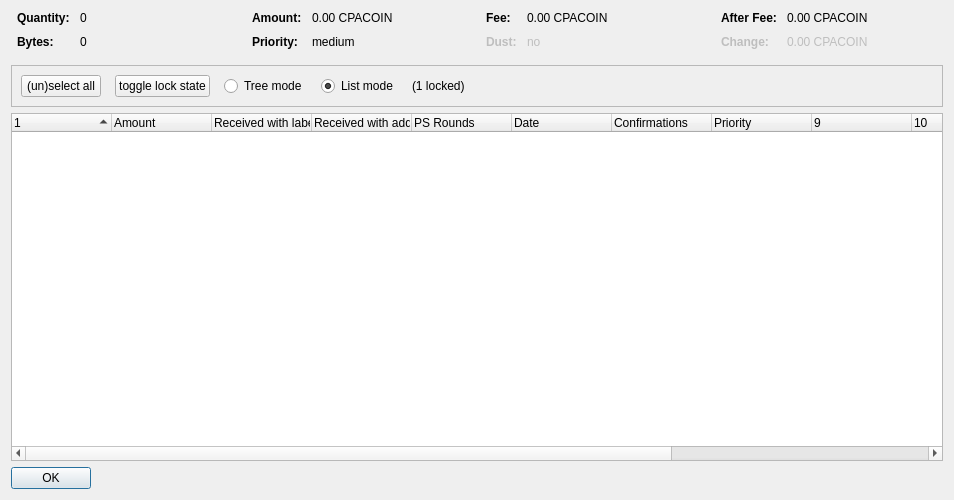
<?xml version="1.0" encoding="UTF-8"?>
<ui version="4.0">
 <class>CoinControlDialog</class>
 <widget class="QDialog" name="CoinControlDialog">
  <property name="geometry">
   <rect>
    <x>0</x>
    <y>0</y>
    <width>954</width>
    <height>500</height>
   </rect>
  </property>
  <property name="windowTitle">
   <string>Coin Selection</string>
  </property>
  <layout class="QVBoxLayout" name="verticalLayout">
   <item>
    <layout class="QHBoxLayout" name="horizontalLayoutTop" stretch="0,0,0,0">
     <property name="topMargin">
      <number>0</number>
     </property>
     <property name="bottomMargin">
      <number>10</number>
     </property>
     <item>
      <layout class="QFormLayout" name="formLayoutCoinControl1">
       <property name="horizontalSpacing">
        <number>10</number>
       </property>
       <property name="verticalSpacing">
        <number>10</number>
       </property>
       <property name="leftMargin">
        <number>6</number>
       </property>
       <property name="rightMargin">
        <number>6</number>
       </property>
       <item row="0" column="0">
        <widget class="QLabel" name="labelCoinControlQuantityText">
         <property name="font">
          <font>
           <weight>75</weight>
           <bold>true</bold>
          </font>
         </property>
         <property name="text">
          <string>Quantity:</string>
         </property>
        </widget>
       </item>
       <item row="0" column="1">
        <widget class="QLabel" name="labelCoinControlQuantity">
         <property name="cursor">
          <cursorShape>IBeamCursor</cursorShape>
         </property>
         <property name="contextMenuPolicy">
          <enum>Qt::ActionsContextMenu</enum>
         </property>
         <property name="text">
          <string notr="true">0</string>
         </property>
         <property name="textInteractionFlags">
          <set>Qt::LinksAccessibleByMouse|Qt::TextSelectableByKeyboard|Qt::TextSelectableByMouse</set>
         </property>
        </widget>
       </item>
       <item row="1" column="0">
        <widget class="QLabel" name="labelCoinControlBytesText">
         <property name="font">
          <font>
           <weight>75</weight>
           <bold>true</bold>
          </font>
         </property>
         <property name="text">
          <string>Bytes:</string>
         </property>
        </widget>
       </item>
       <item row="1" column="1">
        <widget class="QLabel" name="labelCoinControlBytes">
         <property name="cursor">
          <cursorShape>IBeamCursor</cursorShape>
         </property>
         <property name="contextMenuPolicy">
          <enum>Qt::ActionsContextMenu</enum>
         </property>
         <property name="text">
          <string notr="true">0</string>
         </property>
         <property name="textInteractionFlags">
          <set>Qt::LinksAccessibleByMouse|Qt::TextSelectableByKeyboard|Qt::TextSelectableByMouse</set>
         </property>
        </widget>
       </item>
      </layout>
     </item>
     <item>
      <layout class="QFormLayout" name="formLayoutCoinControl2">
       <property name="horizontalSpacing">
        <number>10</number>
       </property>
       <property name="verticalSpacing">
        <number>10</number>
       </property>
       <property name="leftMargin">
        <number>6</number>
       </property>
       <property name="rightMargin">
        <number>6</number>
       </property>
       <item row="0" column="0">
        <widget class="QLabel" name="labelCoinControlAmountText">
         <property name="font">
          <font>
           <weight>75</weight>
           <bold>true</bold>
          </font>
         </property>
         <property name="text">
          <string>Amount:</string>
         </property>
        </widget>
       </item>
       <item row="0" column="1">
        <widget class="QLabel" name="labelCoinControlAmount">
         <property name="cursor">
          <cursorShape>IBeamCursor</cursorShape>
         </property>
         <property name="contextMenuPolicy">
          <enum>Qt::ActionsContextMenu</enum>
         </property>
         <property name="text">
          <string notr="true">0.00 CPACOIN</string>
         </property>
         <property name="textInteractionFlags">
          <set>Qt::LinksAccessibleByMouse|Qt::TextSelectableByKeyboard|Qt::TextSelectableByMouse</set>
         </property>
        </widget>
       </item>
       <item row="1" column="0">
        <widget class="QLabel" name="labelCoinControlPriorityText">
         <property name="font">
          <font>
           <weight>75</weight>
           <bold>true</bold>
          </font>
         </property>
         <property name="text">
          <string>Priority:</string>
         </property>
        </widget>
       </item>
       <item row="1" column="1">
        <widget class="QLabel" name="labelCoinControlPriority">
         <property name="cursor">
          <cursorShape>IBeamCursor</cursorShape>
         </property>
         <property name="contextMenuPolicy">
          <enum>Qt::ActionsContextMenu</enum>
         </property>
         <property name="text">
          <string>medium</string>
         </property>
         <property name="textInteractionFlags">
          <set>Qt::LinksAccessibleByMouse|Qt::TextSelectableByKeyboard|Qt::TextSelectableByMouse</set>
         </property>
        </widget>
       </item>
      </layout>
     </item>
     <item>
      <layout class="QFormLayout" name="formLayoutCoinControl3">
       <property name="horizontalSpacing">
        <number>10</number>
       </property>
       <property name="verticalSpacing">
        <number>10</number>
       </property>
       <property name="leftMargin">
        <number>6</number>
       </property>
       <property name="rightMargin">
        <number>6</number>
       </property>
       <item row="0" column="0">
        <widget class="QLabel" name="labelCoinControlFeeText">
         <property name="font">
          <font>
           <weight>75</weight>
           <bold>true</bold>
          </font>
         </property>
         <property name="text">
          <string>Fee:</string>
         </property>
        </widget>
       </item>
       <item row="0" column="1">
        <widget class="QLabel" name="labelCoinControlFee">
         <property name="cursor">
          <cursorShape>IBeamCursor</cursorShape>
         </property>
         <property name="contextMenuPolicy">
          <enum>Qt::ActionsContextMenu</enum>
         </property>
         <property name="text">
          <string notr="true">0.00 CPACOIN</string>
         </property>
         <property name="textInteractionFlags">
          <set>Qt::LinksAccessibleByMouse|Qt::TextSelectableByKeyboard|Qt::TextSelectableByMouse</set>
         </property>
        </widget>
       </item>
       <item row="1" column="0">
        <widget class="QLabel" name="labelCoinControlLowOutputText">
         <property name="enabled">
          <bool>false</bool>
         </property>
         <property name="font">
          <font>
           <weight>75</weight>
           <bold>true</bold>
          </font>
         </property>
         <property name="text">
          <string>Dust:</string>
         </property>
        </widget>
       </item>
       <item row="1" column="1">
        <widget class="QLabel" name="labelCoinControlLowOutput">
         <property name="enabled">
          <bool>false</bool>
         </property>
         <property name="cursor">
          <cursorShape>IBeamCursor</cursorShape>
         </property>
         <property name="contextMenuPolicy">
          <enum>Qt::ActionsContextMenu</enum>
         </property>
         <property name="text">
          <string>no</string>
         </property>
         <property name="textInteractionFlags">
          <set>Qt::LinksAccessibleByMouse|Qt::TextSelectableByKeyboard|Qt::TextSelectableByMouse</set>
         </property>
        </widget>
       </item>
      </layout>
     </item>
     <item>
      <layout class="QFormLayout" name="formLayoutCoinControl4">
       <property name="horizontalSpacing">
        <number>10</number>
       </property>
       <property name="verticalSpacing">
        <number>10</number>
       </property>
       <property name="leftMargin">
        <number>6</number>
       </property>
       <property name="rightMargin">
        <number>6</number>
       </property>
       <item row="0" column="0">
        <widget class="QLabel" name="labelCoinControlAfterFeeText">
         <property name="font">
          <font>
           <weight>75</weight>
           <bold>true</bold>
          </font>
         </property>
         <property name="text">
          <string>After Fee:</string>
         </property>
        </widget>
       </item>
       <item row="0" column="1">
        <widget class="QLabel" name="labelCoinControlAfterFee">
         <property name="cursor">
          <cursorShape>IBeamCursor</cursorShape>
         </property>
         <property name="contextMenuPolicy">
          <enum>Qt::ActionsContextMenu</enum>
         </property>
         <property name="text">
          <string notr="true">0.00 CPACOIN</string>
         </property>
         <property name="textInteractionFlags">
          <set>Qt::LinksAccessibleByMouse|Qt::TextSelectableByKeyboard|Qt::TextSelectableByMouse</set>
         </property>
        </widget>
       </item>
       <item row="1" column="0">
        <widget class="QLabel" name="labelCoinControlChangeText">
         <property name="enabled">
          <bool>false</bool>
         </property>
         <property name="font">
          <font>
           <weight>75</weight>
           <bold>true</bold>
          </font>
         </property>
         <property name="text">
          <string>Change:</string>
         </property>
        </widget>
       </item>
       <item row="1" column="1">
        <widget class="QLabel" name="labelCoinControlChange">
         <property name="enabled">
          <bool>false</bool>
         </property>
         <property name="cursor">
          <cursorShape>IBeamCursor</cursorShape>
         </property>
         <property name="contextMenuPolicy">
          <enum>Qt::ActionsContextMenu</enum>
         </property>
         <property name="text">
          <string notr="true">0.00 CPACOIN</string>
         </property>
         <property name="textInteractionFlags">
          <set>Qt::LinksAccessibleByMouse|Qt::TextSelectableByKeyboard|Qt::TextSelectableByMouse</set>
         </property>
        </widget>
       </item>
      </layout>
     </item>
    </layout>
   </item>
   <item>
    <widget class="QFrame" name="frame">
     <property name="minimumSize">
      <size>
       <width>0</width>
       <height>40</height>
      </size>
     </property>
     <property name="frameShape">
      <enum>QFrame::StyledPanel</enum>
     </property>
     <property name="frameShadow">
      <enum>QFrame::Sunken</enum>
     </property>
     <layout class="QHBoxLayout" name="horizontalLayout">
      <item>
       <layout class="QHBoxLayout" name="horizontalLayoutPanel" stretch="0,0,0,0,0,0">
        <property name="spacing">
         <number>14</number>
        </property>
        <item>
         <widget class="QPushButton" name="pushButtonSelectAll">
          <property name="sizePolicy">
           <sizepolicy hsizetype="Maximum" vsizetype="Fixed">
            <horstretch>0</horstretch>
            <verstretch>0</verstretch>
           </sizepolicy>
          </property>
          <property name="text">
           <string>(un)select all</string>
          </property>
          <property name="autoDefault">
           <bool>false</bool>
          </property>
         </widget>
        </item>
        <item>
         <widget class="QPushButton" name="pushButtonToggleLock">
          <property name="sizePolicy">
           <sizepolicy hsizetype="Maximum" vsizetype="Fixed">
            <horstretch>0</horstretch>
            <verstretch>0</verstretch>
           </sizepolicy>
          </property>
          <property name="text">
           <string>toggle lock state</string>
          </property>
          <property name="autoDefault">
           <bool>false</bool>
          </property>
         </widget>
        </item>
        <item>
         <widget class="QRadioButton" name="radioTreeMode">
          <property name="sizePolicy">
           <sizepolicy hsizetype="Maximum" vsizetype="Fixed">
            <horstretch>0</horstretch>
            <verstretch>0</verstretch>
           </sizepolicy>
          </property>
          <property name="text">
           <string>Tree mode</string>
          </property>
         </widget>
        </item>
        <item>
         <widget class="QRadioButton" name="radioListMode">
          <property name="sizePolicy">
           <sizepolicy hsizetype="Maximum" vsizetype="Fixed">
            <horstretch>0</horstretch>
            <verstretch>0</verstretch>
           </sizepolicy>
          </property>
          <property name="text">
           <string>List mode</string>
          </property>
          <property name="checked">
           <bool>true</bool>
          </property>
         </widget>
        </item>
        <item>
         <widget class="QLabel" name="labelLocked">
          <property name="text">
           <string>(1 locked)</string>
          </property>
         </widget>
        </item>
        <item>
         <spacer name="horizontalSpacer">
          <property name="orientation">
           <enum>Qt::Horizontal</enum>
          </property>
          <property name="sizeHint" stdset="0">
           <size>
            <width>40</width>
            <height>20</height>
           </size>
          </property>
         </spacer>
        </item>
       </layout>
      </item>
     </layout>
    </widget>
   </item>
   <item>
    <widget class="CoinControlTreeWidget" name="treeWidget">
     <property name="contextMenuPolicy">
      <enum>Qt::CustomContextMenu</enum>
     </property>
     <property name="sortingEnabled">
      <bool>false</bool>
     </property>
     <property name="columnCount">
      <number>13</number>
     </property>
     <attribute name="headerShowSortIndicator" stdset="0">
      <bool>true</bool>
     </attribute>
     <attribute name="headerStretchLastSection">
      <bool>false</bool>
     </attribute>
     <column>
      <property name="text">
       <string/>
      </property>
     </column>
     <column>
      <property name="text">
       <string>Amount</string>
      </property>
     </column>
     <column>
      <property name="text">
       <string>Received with label</string>
      </property>
     </column>
     <column>
      <property name="text">
       <string>Received with address</string>
      </property>
     </column>
     <column>
      <property name="text">
       <string>PS Rounds</string>
      </property>
     </column>
     <column>
      <property name="text">
       <string>Date</string>
      </property>
     </column>
     <column>
      <property name="text">
       <string>Confirmations</string>
      </property>
      <property name="toolTip">
       <string>Confirmed</string>
      </property>
     </column>
     <column>
      <property name="text">
       <string>Priority</string>
      </property>
     </column>
     <column>
      <property name="text">
       <string/>
      </property>
     </column>
     <column>
      <property name="text">
       <string/>
      </property>
     </column>
     <column>
      <property name="text">
       <string/>
      </property>
     </column>
     <column>
      <property name="text">
       <string/>
      </property>
     </column>
     <column>
      <property name="text">
       <string/>
      </property>
     </column>
    </widget>
   </item>
   <item>
    <widget class="QDialogButtonBox" name="buttonBox">
     <property name="sizePolicy">
      <sizepolicy hsizetype="Maximum" vsizetype="Fixed">
       <horstretch>0</horstretch>
       <verstretch>0</verstretch>
      </sizepolicy>
     </property>
     <property name="orientation">
      <enum>Qt::Horizontal</enum>
     </property>
     <property name="standardButtons">
      <set>QDialogButtonBox::Ok</set>
     </property>
    </widget>
   </item>
  </layout>
 </widget>
 <customwidgets>
  <customwidget>
   <class>CoinControlTreeWidget</class>
   <extends>QTreeWidget</extends>
   <header>coincontroltreewidget.h</header>
  </customwidget>
 </customwidgets>
 <resources/>
 <connections/>
</ui>
